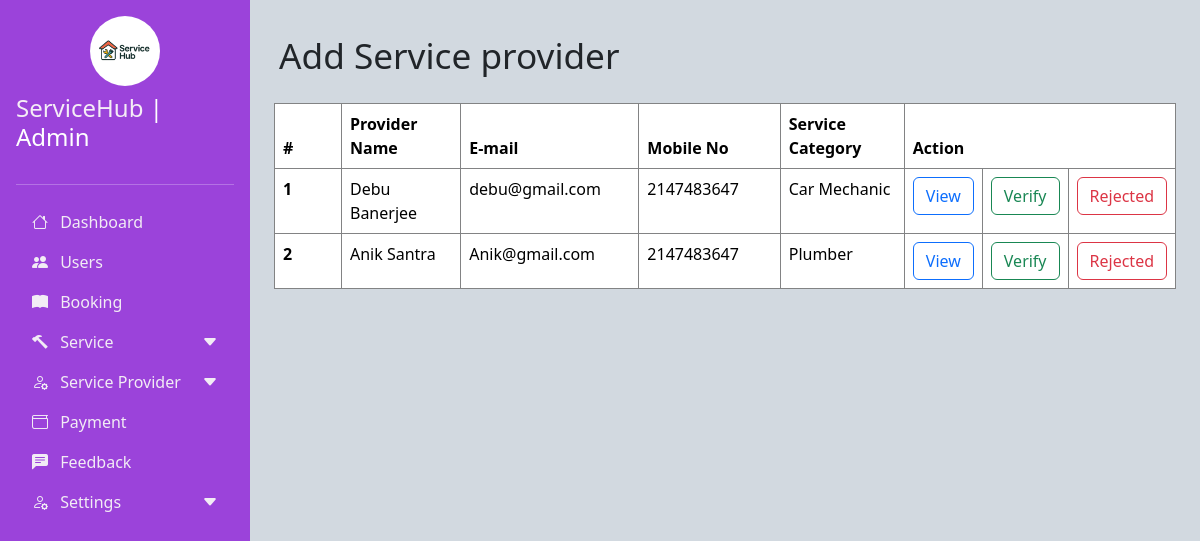
/Admin/addprovider.php (signed in), run on an earlier commit of the app's database.
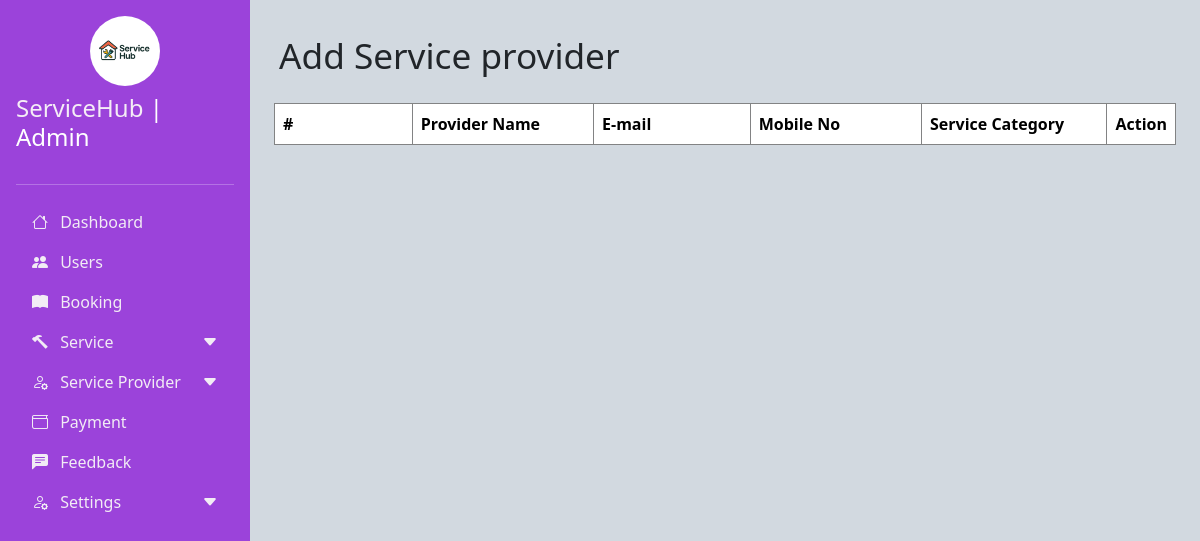
And on a later commit of the database.
### tables this page shows
CREATE TABLE `service_providers` (
  `provider_id` int(11) NOT NULL,
  `image` text NOT NULL,
  `service_id` int(10) NOT NULL,
  `description` text NOT NULL,
  `approved_action` enum('pending','approved','rejected') NOT NULL,
  `created_at` timestamp NOT NULL DEFAULT current_timestamp(),
  `businessname` varchar(50) NOT NULL,
  `lisenceno` text NOT NULL,
  `identityno` text NOT NULL,
  `identityimage` text NOT NULL,
  `email` text NOT NULL,
  `phone` varchar(15) DEFAULT NULL,
  `provider_name` varchar(100) NOT NULL,
  `password` text NOT NULL,
  `address` text NOT NULL
);

CREATE TABLE `service` (
  `service_id` int(11) NOT NULL,
  `service_name` varchar(20) NOT NULL,
  `image` text NOT NULL
);

### Admin/addprovider.php (the view, shortened to what this page needs)
<!DOCTYPE html>
<html lang="en">
<head>
    <link href="https://cdn.jsdelivr.net/npm/bootstrap@5.3.2/dist/css/bootstrap.min.css" rel="stylesheet">
    <link rel="stylesheet" href="https://cdn.jsdelivr.net/npm/bootstrap-icons@1.10.0/font/bootstrap-icons.css">
    <link rel="stylesheet" href="custom.css">
    <link rel="stylesheet" href="hideScrollbar.css">
</head>
<body>
    <div class="d-flex ">
        <?php
            include_once "sidenav.php";
        ?>
        <div class="main-content p-4" id="mainContent">
        <div class="o35">
                    <p style="padding:5px;font-size:2.2rem">Add Service provider</p>
                    <table class="table">
                    <thead>
                        <tr>
                        <th scope="col">#</th>
                        <th scope="col">Provider Name</th>
                        <th scope="col">E-mail</th>
                        <th scope="col">Mobile No</th>
                        <th scope="col">Service Category</th>
                        <th colspan='3'>Action</th>
                        </tr>
                    </thead>
                    <tbody>
                    <?php
                        $count=1;
                        $value='pending';
                        include_once "connection.php";
                        $res = mysqli_query($con, "SELECT service_providers.provider_id,service_providers.provider_name, service_providers.email, service_providers.phone, service.service_name
                        FROM service_providers INNER JOIN service ON service_providers.service_id = service.service_id
                        WHERE service_providers.approved_action = '$value'");
                        while($row=mysqli_fetch_array($res))
                        {
                    ?>
                        <tr>
                        <th scope="row"><?php echo $count++ ?></th>
                        <td data-label="Provider Name"><?php echo $row['provider_name']?></td>
                        <td data-label="E-mail"><?php  echo $row['email'] ?></td>
                        <td data-label="Mobile No"><?php  echo $row['phone']?></td>
                        <td data-label="Service category"><?php echo $row['service_name']?></td>
                        <td data-label="Action"><a href="view.php?id=<?php echo $row['provider_id']?>"><button type="button" class="btn btn-outline-primary">View</button></a></td>
                        <td data-label="Action"><a href="verifyprovider.php?id=<?php echo $row['provider_id']?>"><button type="button" class="btn btn-outline-success">Verify</button></a></td>
                        <td data-label="Action"><a href="reject1provider.php?id=<?php echo $row['provider_id']?>"><button type="button" class="btn btn-outline-danger">Rejected</button></a></td>
                        </tr>
                    <?php
                        }
                    ?>
                    </tbody>
                    </table>
                    </div>
        </div>
    </div>
</body>
</html>

What changed in the data, as far as the page shows it:
removed service_providers: provider_name "Debu Banerjee", email "debu@gmail.com", phone "2147483647", service.service_name "Car Mechanic"
removed service_providers: provider_name "Anik Santra", email "Anik@gmail.com", phone "2147483647", service.service_name "Plumber"
